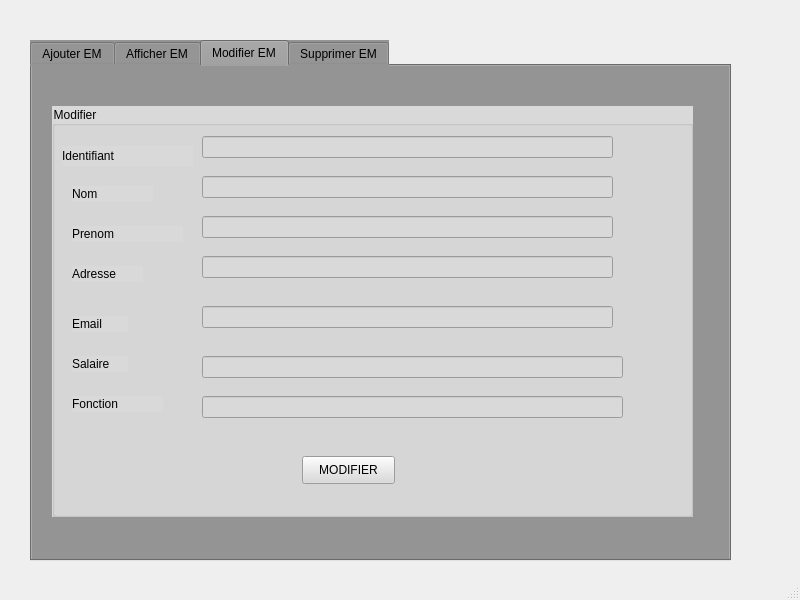
<?xml version="1.0" encoding="UTF-8"?>
<ui version="4.0">
 <class>MainWindow</class>
 <widget class="QMainWindow" name="MainWindow">
  <property name="geometry">
   <rect>
    <x>0</x>
    <y>0</y>
    <width>800</width>
    <height>600</height>
   </rect>
  </property>
  <property name="windowTitle">
   <string>MainWindow</string>
  </property>
  <widget class="QWidget" name="centralwidget">
   <widget class="QTabWidget" name="le_id_sup">
    <property name="geometry">
     <rect>
      <x>30</x>
      <y>40</y>
      <width>701</width>
      <height>521</height>
     </rect>
    </property>
    <property name="accessibleName">
     <string/>
    </property>
    <property name="styleSheet">
     <string notr="true">
background-color: rgb(148, 148, 148);</string>
    </property>
    <property name="currentIndex">
     <number>2</number>
    </property>
    <widget class="QWidget" name="widget">
     <attribute name="title">
      <string>Ajouter EM</string>
     </attribute>
     <widget class="QGroupBox" name="groupBox">
      <property name="geometry">
       <rect>
        <x>10</x>
        <y>40</y>
        <width>641</width>
        <height>411</height>
       </rect>
      </property>
      <property name="styleSheet">
       <string notr="true">font: 10pt &quot;MS Shell Dlg 2&quot;;
background-color: rgb(218, 217, 217);</string>
      </property>
      <property name="title">
       <string>Ajout</string>
      </property>
      <widget class="QLabel" name="le_id_2">
       <property name="geometry">
        <rect>
         <x>10</x>
         <y>40</y>
         <width>131</width>
         <height>20</height>
        </rect>
       </property>
       <property name="text">
        <string>Identifiant</string>
       </property>
      </widget>
      <widget class="QLabel" name="label_2">
       <property name="geometry">
        <rect>
         <x>20</x>
         <y>80</y>
         <width>81</width>
         <height>16</height>
        </rect>
       </property>
       <property name="text">
        <string>Nom</string>
       </property>
      </widget>
      <widget class="QLabel" name="label_3">
       <property name="geometry">
        <rect>
         <x>20</x>
         <y>120</y>
         <width>111</width>
         <height>16</height>
        </rect>
       </property>
       <property name="text">
        <string>Prenom</string>
       </property>
      </widget>
      <widget class="QLineEdit" name="le_id">
       <property name="geometry">
        <rect>
         <x>150</x>
         <y>30</y>
         <width>411</width>
         <height>22</height>
        </rect>
       </property>
      </widget>
      <widget class="QLineEdit" name="le_nom">
       <property name="geometry">
        <rect>
         <x>150</x>
         <y>70</y>
         <width>411</width>
         <height>22</height>
        </rect>
       </property>
      </widget>
      <widget class="QLineEdit" name="le_prenom">
       <property name="geometry">
        <rect>
         <x>150</x>
         <y>110</y>
         <width>411</width>
         <height>22</height>
        </rect>
       </property>
      </widget>
      <widget class="QPushButton" name="pb_ajouter">
       <property name="geometry">
        <rect>
         <x>250</x>
         <y>350</y>
         <width>93</width>
         <height>28</height>
        </rect>
       </property>
       <property name="text">
        <string>Ajouter</string>
       </property>
      </widget>
      <widget class="QLabel" name="label_4">
       <property name="geometry">
        <rect>
         <x>20</x>
         <y>160</y>
         <width>71</width>
         <height>16</height>
        </rect>
       </property>
       <property name="text">
        <string>Adresse</string>
       </property>
      </widget>
      <widget class="QLabel" name="label_5">
       <property name="geometry">
        <rect>
         <x>20</x>
         <y>210</y>
         <width>56</width>
         <height>16</height>
        </rect>
       </property>
       <property name="text">
        <string>Email</string>
       </property>
      </widget>
      <widget class="QLabel" name="label_6">
       <property name="geometry">
        <rect>
         <x>20</x>
         <y>250</y>
         <width>56</width>
         <height>16</height>
        </rect>
       </property>
       <property name="text">
        <string>Salaire</string>
       </property>
      </widget>
      <widget class="QLabel" name="label_7">
       <property name="geometry">
        <rect>
         <x>20</x>
         <y>290</y>
         <width>91</width>
         <height>16</height>
        </rect>
       </property>
       <property name="text">
        <string>Fonction</string>
       </property>
      </widget>
      <widget class="QLineEdit" name="adresse">
       <property name="geometry">
        <rect>
         <x>150</x>
         <y>150</y>
         <width>411</width>
         <height>22</height>
        </rect>
       </property>
      </widget>
      <widget class="QLineEdit" name="email">
       <property name="geometry">
        <rect>
         <x>150</x>
         <y>200</y>
         <width>411</width>
         <height>22</height>
        </rect>
       </property>
      </widget>
      <widget class="QLineEdit" name="salaire">
       <property name="geometry">
        <rect>
         <x>150</x>
         <y>250</y>
         <width>421</width>
         <height>22</height>
        </rect>
       </property>
      </widget>
      <widget class="QLineEdit" name="fonction">
       <property name="geometry">
        <rect>
         <x>150</x>
         <y>290</y>
         <width>421</width>
         <height>22</height>
        </rect>
       </property>
      </widget>
     </widget>
    </widget>
    <widget class="QWidget" name="tab_3">
     <attribute name="title">
      <string>Afficher EM</string>
     </attribute>
     <widget class="QTableView" name="tab_employee">
      <property name="geometry">
       <rect>
        <x>70</x>
        <y>50</y>
        <width>521</width>
        <height>331</height>
       </rect>
      </property>
      <property name="styleSheet">
       <string notr="true">background-color: rgb(218, 217, 217);
</string>
      </property>
     </widget>
    </widget>
    <widget class="QWidget" name="tab_2">
     <attribute name="title">
      <string>Modifier EM</string>
     </attribute>
     <widget class="QListWidget" name="listWidget">
      <property name="geometry">
       <rect>
        <x>400</x>
        <y>100</y>
        <width>256</width>
        <height>192</height>
       </rect>
      </property>
     </widget>
     <widget class="QGroupBox" name="groupBox_2">
      <property name="geometry">
       <rect>
        <x>20</x>
        <y>40</y>
        <width>641</width>
        <height>411</height>
       </rect>
      </property>
      <property name="styleSheet">
       <string notr="true">font: 10pt &quot;MS Shell Dlg 2&quot;;
background-color: rgb(218, 217, 217);</string>
      </property>
      <property name="title">
       <string>Modifier</string>
      </property>
      <widget class="QLabel" name="le_id_3">
       <property name="geometry">
        <rect>
         <x>10</x>
         <y>40</y>
         <width>131</width>
         <height>20</height>
        </rect>
       </property>
       <property name="text">
        <string>Identifiant</string>
       </property>
      </widget>
      <widget class="QLabel" name="label_8">
       <property name="geometry">
        <rect>
         <x>20</x>
         <y>80</y>
         <width>81</width>
         <height>16</height>
        </rect>
       </property>
       <property name="text">
        <string>Nom</string>
       </property>
      </widget>
      <widget class="QLabel" name="label_9">
       <property name="geometry">
        <rect>
         <x>20</x>
         <y>120</y>
         <width>111</width>
         <height>16</height>
        </rect>
       </property>
       <property name="text">
        <string>Prenom</string>
       </property>
      </widget>
      <widget class="QLineEdit" name="le_id_4">
       <property name="geometry">
        <rect>
         <x>150</x>
         <y>30</y>
         <width>411</width>
         <height>22</height>
        </rect>
       </property>
      </widget>
      <widget class="QLineEdit" name="le_nom_2">
       <property name="geometry">
        <rect>
         <x>150</x>
         <y>70</y>
         <width>411</width>
         <height>22</height>
        </rect>
       </property>
      </widget>
      <widget class="QLineEdit" name="le_prenom_2">
       <property name="geometry">
        <rect>
         <x>150</x>
         <y>110</y>
         <width>411</width>
         <height>22</height>
        </rect>
       </property>
      </widget>
      <widget class="QPushButton" name="pb_modifier">
       <property name="geometry">
        <rect>
         <x>250</x>
         <y>350</y>
         <width>93</width>
         <height>28</height>
        </rect>
       </property>
       <property name="text">
        <string>MODIFIER</string>
       </property>
      </widget>
      <widget class="QLabel" name="label_10">
       <property name="geometry">
        <rect>
         <x>20</x>
         <y>160</y>
         <width>71</width>
         <height>16</height>
        </rect>
       </property>
       <property name="text">
        <string>Adresse</string>
       </property>
      </widget>
      <widget class="QLabel" name="label_11">
       <property name="geometry">
        <rect>
         <x>20</x>
         <y>210</y>
         <width>56</width>
         <height>16</height>
        </rect>
       </property>
       <property name="text">
        <string>Email</string>
       </property>
      </widget>
      <widget class="QLabel" name="label_12">
       <property name="geometry">
        <rect>
         <x>20</x>
         <y>250</y>
         <width>56</width>
         <height>16</height>
        </rect>
       </property>
       <property name="text">
        <string>Salaire</string>
       </property>
      </widget>
      <widget class="QLabel" name="label_13">
       <property name="geometry">
        <rect>
         <x>20</x>
         <y>290</y>
         <width>91</width>
         <height>16</height>
        </rect>
       </property>
       <property name="text">
        <string>Fonction</string>
       </property>
      </widget>
      <widget class="QLineEdit" name="adresse_2">
       <property name="geometry">
        <rect>
         <x>150</x>
         <y>150</y>
         <width>411</width>
         <height>22</height>
        </rect>
       </property>
      </widget>
      <widget class="QLineEdit" name="email_2">
       <property name="geometry">
        <rect>
         <x>150</x>
         <y>200</y>
         <width>411</width>
         <height>22</height>
        </rect>
       </property>
      </widget>
      <widget class="QLineEdit" name="salaire_2">
       <property name="geometry">
        <rect>
         <x>150</x>
         <y>250</y>
         <width>421</width>
         <height>22</height>
        </rect>
       </property>
      </widget>
      <widget class="QLineEdit" name="fonction_2">
       <property name="geometry">
        <rect>
         <x>150</x>
         <y>290</y>
         <width>421</width>
         <height>22</height>
        </rect>
       </property>
      </widget>
     </widget>
    </widget>
    <widget class="QWidget" name="tab">
     <attribute name="title">
      <string>Supprimer EM</string>
     </attribute>
     <widget class="QLineEdit" name="le_id_sup_2">
      <property name="geometry">
       <rect>
        <x>170</x>
        <y>60</y>
        <width>351</width>
        <height>41</height>
       </rect>
      </property>
     </widget>
     <widget class="QLabel" name="label">
      <property name="geometry">
       <rect>
        <x>60</x>
        <y>66</y>
        <width>111</width>
        <height>20</height>
       </rect>
      </property>
      <property name="styleSheet">
       <string notr="true">font: 12pt &quot;MS Shell Dlg 2&quot;;</string>
      </property>
      <property name="text">
       <string>Identifiant</string>
      </property>
     </widget>
     <widget class="QPushButton" name="pb_supprimer">
      <property name="geometry">
       <rect>
        <x>440</x>
        <y>230</y>
        <width>121</width>
        <height>41</height>
       </rect>
      </property>
      <property name="text">
       <string>Supprimer</string>
      </property>
     </widget>
    </widget>
   </widget>
  </widget>
  <widget class="QMenuBar" name="menubar">
   <property name="geometry">
    <rect>
     <x>0</x>
     <y>0</y>
     <width>800</width>
     <height>26</height>
    </rect>
   </property>
  </widget>
  <widget class="QStatusBar" name="statusbar"/>
 </widget>
 <resources/>
 <connections/>
</ui>
